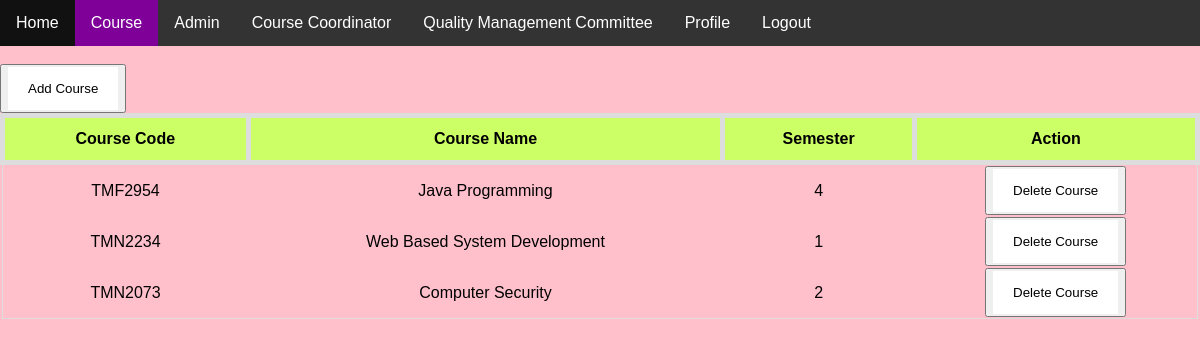
Page /course.php (signed in) on the committed database.
### tables this page shows
CREATE TABLE `course` (
  `courseid` int(11) NOT NULL,
  `code` varchar(11) NOT NULL,
  `name` varchar(100) NOT NULL,
  `semester` int(11) NOT NULL
);

### course.php (the view, shortened to what this page needs)
<?php
	$connect = mysqli_connect("localhost", "admin", "123456", "eCourse");
?>
<head>
</head>
<body>
	<nav class="nav-area">
		<ul>
			<li><a href="homepage_admin.php">Home</a></li>
			<li><a class="active" href="course.php">Course</a></li>
			<li><a href="admin.php">Admin</a></li>
			<li><a href="cc.php">Course Coordinator</a></li>
			<li><a href="qmc.php">Quality Management Committee</a></li>
			<li><a href="update_profile_admin.php">Profile</a></li>
			<li><a href="logout.php">Logout</a></li>
		</ul>
	</nav>
	<br>
	<button><a id="black" href="add_course.php">Add Course</a></button>
	<table class="table">
		<thead>
			<tr>
				<th>Course Code</th>
				<th>Course Name</th>
				<th>Semester</th>
				<th>Action</th>
			</tr>
		</thead>
		<tbody>
			<?php
				$query=mysqli_query($connect,"select * from course") or die(mysqli_error());
				while($row=mysqli_fetch_array($query)){
					$course_id=$row['courseid'];
					?>
					<tr>
					<td><?php echo $row['code'];?></td>
					<td><?php echo $row['name'];?></td>
					<td><?php echo $row['semester'];?></td>
					<td>
						<button><a id="black" href="delete_course.php<?php echo '?id=' . $course_id; ?>">Delete Course</a></button>
					</td>
					</tr>
				<?php } ?>
		</tbody>
	</table>
</body>
</html>

### course.php (style rules this page uses)
body { background-color:pink; padding: 14px 20px; border: none; width: 100%; margin: 0; padding: 0; font-family: Arial; height: 100vh; }
ul { list-style-type: none; margin: 0; padding: 0; overflow: hidden; background-color: #333; }
li { float: left; }
li a { display: block; color: white; text-align: center; padding: 14px 16px; text-decoration: none; }
.active { background-color: #7F0099; }
.table { font-family: Arial; border-collapse: collapse; width: 100%; border: 1px solid #ddd; padding: 8px; text-align: center; }
.table thead, .table th { border: 5px solid #ddd; padding: 10px; }
.table th { padding-top: 12px; padding-bottom: 12px; text-align: center; background-color: #ccff66; color: black; }
#black { background-color:#fff; color: black; padding: 14px 20px; text-decoration: none; display: inline-block; }

### rows in the picture
course: code "TMF2954", name "Java Programming", semester "4"
course: code "TMN2234", name "Web Based System Development", semester "1"
course: code "TMN2073", name "Computer Security", semester "2"
